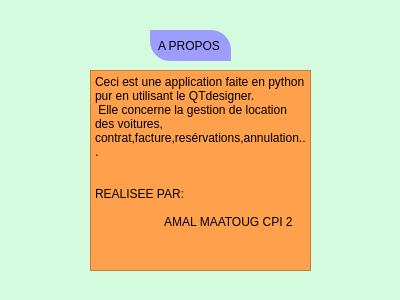
<?xml version="1.0" encoding="UTF-8"?>
<ui version="4.0">
 <class>Dialog</class>
 <widget class="QDialog" name="Dialog">
  <property name="geometry">
   <rect>
    <x>0</x>
    <y>0</y>
    <width>400</width>
    <height>300</height>
   </rect>
  </property>
  <property name="windowTitle">
   <string>Dialog</string>
  </property>
  <property name="styleSheet">
   <string notr="true">background-color: rgb(212, 251, 222);
</string>
  </property>
  <widget class="QPlainTextEdit" name="plainTextEdit">
   <property name="geometry">
    <rect>
     <x>90</x>
     <y>70</y>
     <width>221</width>
     <height>201</height>
    </rect>
   </property>
   <property name="styleSheet">
    <string notr="true">background-color: rgb(255, 160, 76);</string>
   </property>
   <property name="plainText">
    <string>Ceci est une application faite en python pur en utilisant le QTdesigner.
 Elle concerne la gestion de location des voitures, contrat,facture,resérvations,annulation...


REALISEE PAR:
      
                     AMAL MAATOUG CPI 2 </string>
   </property>
  </widget>
  <widget class="QLabel" name="label">
   <property name="geometry">
    <rect>
     <x>150</x>
     <y>30</y>
     <width>81</width>
     <height>31</height>
    </rect>
   </property>
   <property name="styleSheet">
    <string notr="true">background-color: rgb(156, 157, 255);
border-top-right-radius: 20px;
border-bottom-left-radius: 20px;
text-align:center;
padding:5px;</string>
   </property>
   <property name="text">
    <string>A PROPOS</string>
   </property>
  </widget>
 </widget>
 <resources/>
 <connections/>
</ui>
